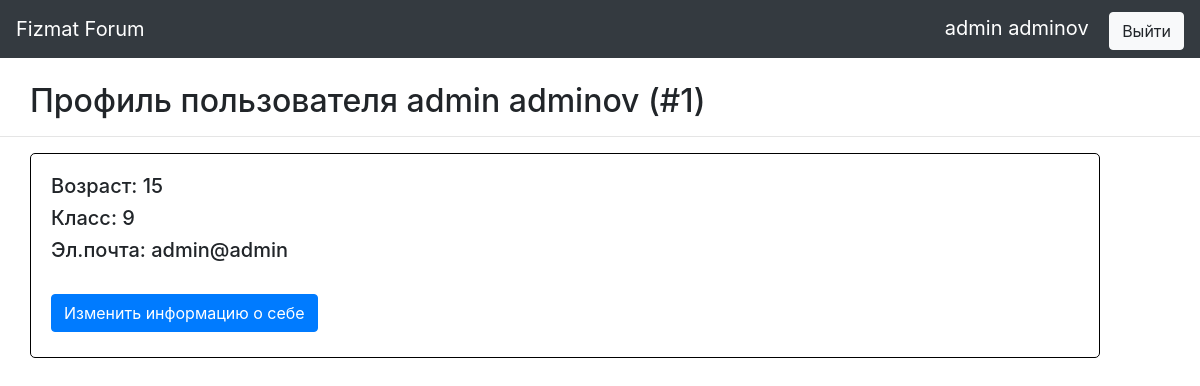
Screenshot of /profile/1 (signed in) with the database file from the repository.
### data/users.py (models this page shows, shortened)
class User(SqlAlchemyBase, UserMixin, SerializerMixin):
    __tablename__ = 'users'
    id = sqlalchemy.Column(sqlalchemy.Integer, primary_key=True, autoincrement=True)
    surname = sqlalchemy.Column(sqlalchemy.String, nullable=False)
    name = sqlalchemy.Column(sqlalchemy.String, nullable=False)
    age = sqlalchemy.Column(sqlalchemy.Integer, nullable=False)
    grade = sqlalchemy.Column(sqlalchemy.Integer, nullable=False)
    email = sqlalchemy.Column(sqlalchemy.String, index=True, unique=True, nullable=False)
    hashed_password = sqlalchemy.Column(sqlalchemy.String)

### main.py (the view)
@app.route('/profile/<uid>')
def profile(uid):
    session = db_session.create_session()
    return render_template('profile.html', user=session.query(User).filter(User.id == uid).first(),
                           current_user=current_user)

### data/db_session.py (called while the page is built)
def create_session() -> Session:
    global __factory
    return __factory()

### main.py (called while the page is built)
@login_manager.user_loader
def load_user(user_id):
    session = db_session.create_session()
    return session.query(User).get(user_id)

### templates/profile.html
{% extends "base.html" %}
{% block content %}
<br/>
<h2 align="left" style="margin-left: 30px;">Профиль пользователя {{ user.name }} {{ user.surname }} (#{{ user.id }})</h2>
<hr/>
<div class="profile">
    <h5>Возраст: {{ user.age }}</h5>
    <h5>Класс: {{ user.grade }}</h5>
    <h5>Эл.почта: {{ user.email }}</h5>
    <br/>
    {% if current_user.is_authenticated and current_user == user %}
        <a href="/update_profile/{{ user.id }}" class="btn btn-primary" style="color: #fff;">Изменить информацию о себе</a>
    {% endif %}
</div>
{% endblock %}

### templates/base.html (shortened to what this page needs)
<!DOCTYPE html>
<html lang="en">
<head>
                    <link rel="stylesheet"
                    href="https://stackpath.bootstrapcdn.com/bootstrap/4.4.1/css/bootstrap.min.css"
>
    <link rel="stylesheet" href="/static/css/style.css">
</head>
<body>
    <nav class="navbar navbar-dark bg-dark">
        <a class="navbar-brand" href="/">Fizmat Forum</a>
                {% if current_user.is_authenticated %}
                    <span>
                        <a target="_blank" class="navbar-brand" href="/profile/{{current_user.id}}">{{ current_user.name }} {{ current_user.surname }}</a>
                        <a class="btn btn-light" href="/logout">Выйти</a>
                    </span>
                {% else %}
                    <p>
                        <a class="btn btn-primary " href="/register">Зарегистрироваться</a>
                        <a class="btn btn-success" href="/login">Войти</a>
                    </p>
                {% endif %}
    </nav>
    {% block content %}{% endblock %}
</body>
</html>

### static/css/style.css (style rules this page uses)
.profile { margin-left: 30px; margin-right: 100px; border: solid 1px black; border-radius: 5px; padding-top: 20px; padding-bottom: 25px; padding-left: 20px; }

### rows the page displays
User: name "admin", surname "adminov", id "1", age "15", grade "9", email "admin@admin"
